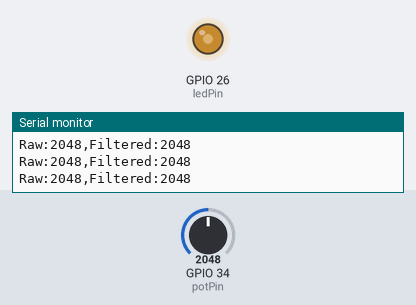
Bench run of a sketch on a simulated ESP32. On the bench: output pins drawn as LEDs (lit = HIGH), the last lines printed to the serial monitor. Inputs (shaded band) come from the test bench; at power-on: GPIO 34 (potPin) = 2048 (analog values on the 0–4095 scale). Pins used as bus, display or sensor lines are not drawn.

Above: at 1.2 s.
1.3 s: GPIO 34 (potPin) set to 2866
At 3.0 s:
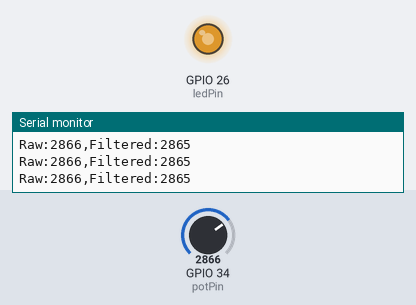
4.3 s: GPIO 34 (potPin) set to 4095
At 5.5 s:
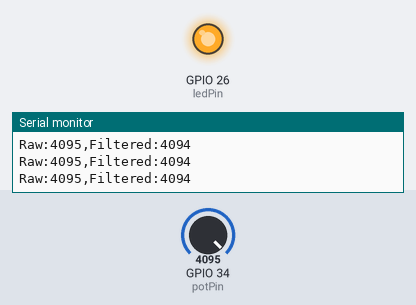
7.3 s: GPIO 34 (potPin) set to 491
At 9.3 s:
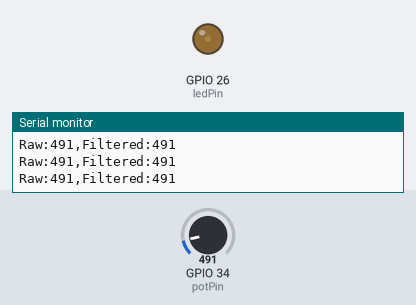
10.3 s: GPIO 34 (potPin) set to 0
At 10.72 s:
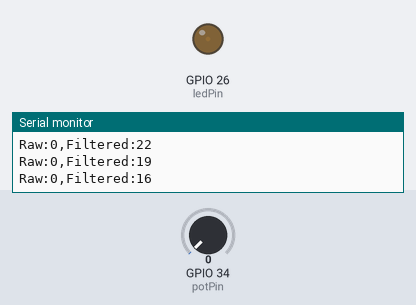
Timing chart, 0 to 13.3 s (numbered marks = the images above; inputs shaded):
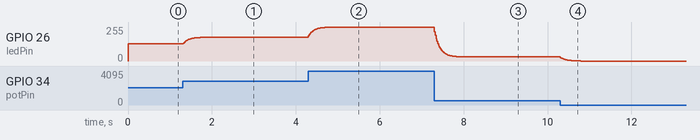

The sketch:

Bai_3.ino
```cpp
#include <Arduino.h>

const int potPin = 34;
const int ledPin = 26;
const int vccPin = 27;

float filtered = 0;
const float alpha = 0.15;

void setup() {
  Serial.begin(115200);

  pinMode(vccPin, OUTPUT);
  digitalWrite(vccPin, HIGH);

  analogReadResolution(12);
  ledcAttach(ledPin, 5000, 12);

  filtered = analogRead(potPin);
}

void loop() {
  int raw = analogRead(potPin);

  filtered = (alpha * raw) + ((1.0 - alpha) * filtered);
  int duty = (int)filtered;

  ledcWrite(ledPin, duty);

  Serial.print("Raw:");
  Serial.print(raw);
  Serial.print(",");
  Serial.print("Filtered:");
  Serial.println(duty);

  delay(20);
}
```

Measured:
- after the input at 1.3 s, GPIO 26 (ledPin): moves from 128/255 to 178/255 over 0.51 s, starting at once
- after the input at 4.3 s, GPIO 26 (ledPin): moves from 178/255 to 255/255 over 0.63 s, starting at once
- after the input at 7.3 s, GPIO 26 (ledPin): moves from 255/255 to 31/255 over 0.67 s, starting at once
- after the input at 10.3 s, GPIO 26 (ledPin): moves from 31/255 to 0/255 over 0.49 s, starting at once
